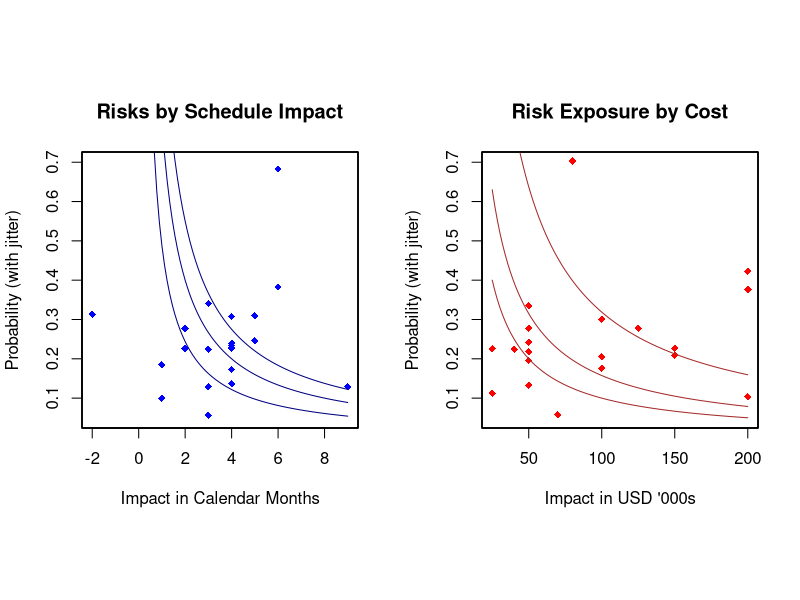
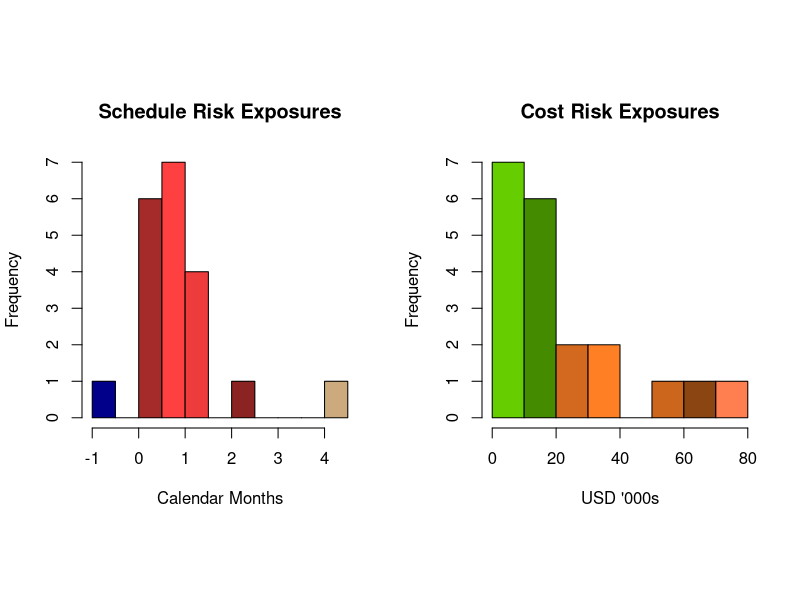
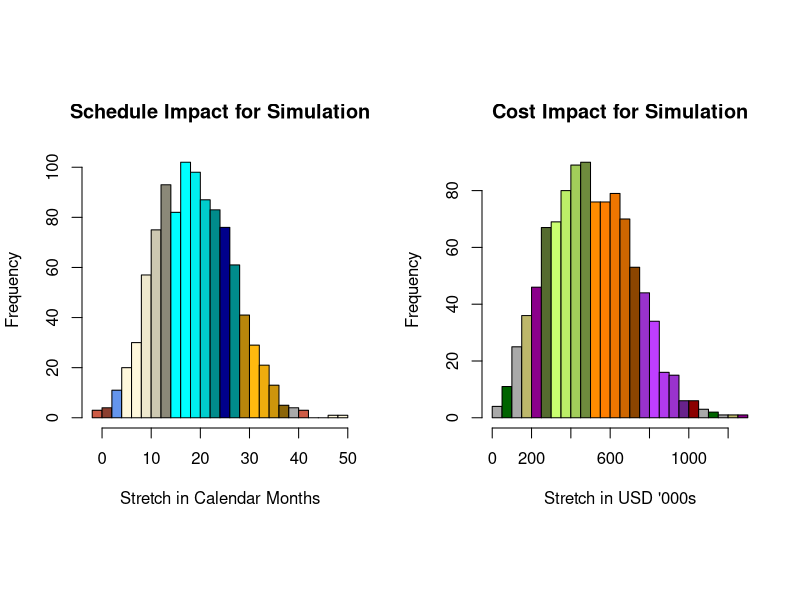

Source code (R) for these figures, in order:
########################################################
# Monte Carlo Simulation of Risks in a software setting
# 
# The list of risks and their associated probabilities 
# are contained in RiskList.csv
#
# Shankar Venkatagiri
########################################################

# Read in the list of risks
RiskList <- read.csv("RiskList.csv", header=TRUE)

# Number of risks in the list
numRisks <- nrow(RiskList)

# No. of Rounds for the Monte Carlo simulation 
numRounds <- 1000

# Append columns for risk exposures on schedule and cost
RiskList$ScheduleRE <- RiskList$ScheduleImpact * RiskList$Probability
RiskList$CostRE <- RiskList$CostImpact * RiskList$Probability

# Plot the relative losses versus probability
# for Schedule impact & Cost impact
par(mfrow=c(1,2))

# Square-shaped plots
par(pty="s")

with(RiskList, {
  
  # Calculate three settings for risk exposures
  # along Schedule and Cost factors
  SchedREQuartiles <- quantile(ScheduleRE, 
                               c(0.25, 0.5, 0.75))
  CostREQuartiles <- quantile(CostRE, 
                              c(0.25, 0.5, 0.75))
  
  # Risk Probability versus Schedule RE
  plot(ScheduleImpact, jitter(Probability, amount=0.03),
       ylim=c(min(Probability), max(Probability)),
       pch=18, 
       col="blue",
       xlab="Impact in Calendar Months",
       ylab="Probability (with jitter)",
       main="Risks by Schedule Impact")
    identify(ScheduleImpact, Probability,
             labels=RiskList$RiskCondition,
             cex=0.8)
  
  # Range of x-values for isoquant plot
  SchedX <- seq(min(ScheduleImpact), max(ScheduleImpact),
                length=100)
  
  # Draw the isoquants against the points
  for(n in 1:3) {
    par(new=TRUE)
    plot(SchedX, SchedREQuartiles[n]/SchedX,
         type="l",
         col="navy",
         ylim=c(min(Probability), max(Probability)),
         xaxt="n", yaxt="n",
         ann=FALSE)
  }
  
  par(new=FALSE)
  plot(CostImpact, jitter(Probability, amount=0.03),
       pch=18,
       ylim=c(min(Probability), max(Probability)),
       col="red",
       xlab="Impact in USD '000s",
       ylab="Probability (with jitter)",
       main="Risk Exposure by Cost")
    identify(CostImpact, Probability,
             labels=RiskList$RiskCondition,
             cex=0.8)
  
  CostX <- seq(min(CostImpact), max(CostImpact),
               length=100)
  for(n in 1:3) {
    par(new=TRUE)
    plot(CostX, CostREQuartiles[n]/CostX,
         type="l",
         col="brown",
         ylim=c(min(Probability), max(Probability)),
         xaxt="n", yaxt="n",
         ann=FALSE)
  }
})

# Profile the risk exposures
hist(RiskList$ScheduleRE,
     breaks=10,
     col=colors()[30:40],
     main="Schedule Risk Exposures",
     xlab="Calendar Months")

hist(RiskList$CostRE,
     breaks=10,
     col=colors()[50:60],
     main="Cost Risk Exposures",
     xlab="USD '000s")



# Impact on schedule and cost for numRounds iterations
schedImpact <- c()
costImpact <- c()
for(iter in 1:numRounds) {
  
  # Generate uniform random numbers
  randNums <- runif(numRisks, min=0, max=1)
  
  # Contrast with probabilities to figure out which risks
  # become issues
  issueOrNot <- (randNums < RiskList$Probability)
  
  # With this, calcuate the hit on schedule and cost
  scheduleBuf <- 0
  costBuf <- 0
  for(var in 1:numRisks) {
    
    # Compare the random number with the probability
    if(issueOrNot[var]) {
      scheduleBuf <- scheduleBuf + RiskList[var,]$ScheduleImpact
      costBuf <- costBuf + RiskList[var,]$CostImpact
    }
    schedImpact[iter] <- scheduleBuf
    costImpact[iter] <- costBuf
}
}

hist(schedImpact,
     breaks=20,
     col=colors()[60:80],
     xlab="Stretch in Calendar Months",
     main="Schedule Impact for Simulation")
     
hist(costImpact,
     breaks=20,
     col=colors()[80:100],
     xlab="Stretch in USD '000s",
     main="Cost Impact for Simulation")